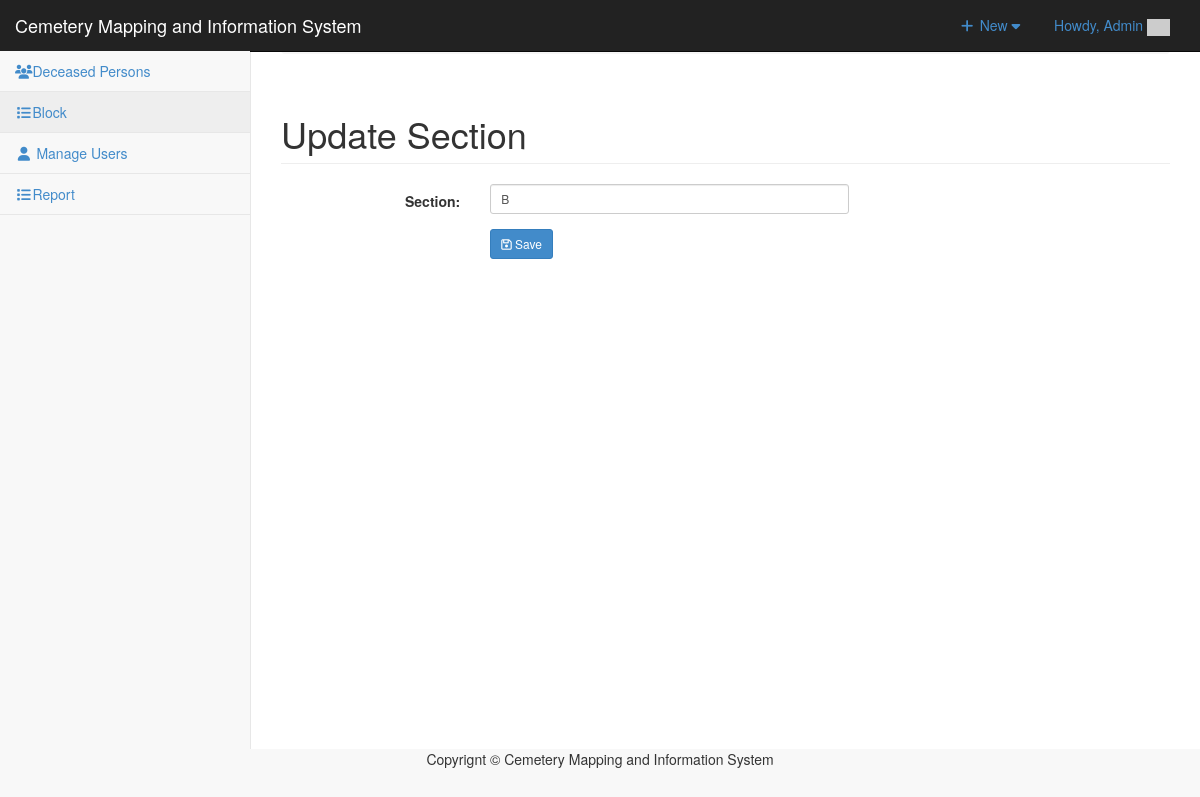
Before: /admin/category/index.php?view=edit&id=10 (signed in) with the older database file.
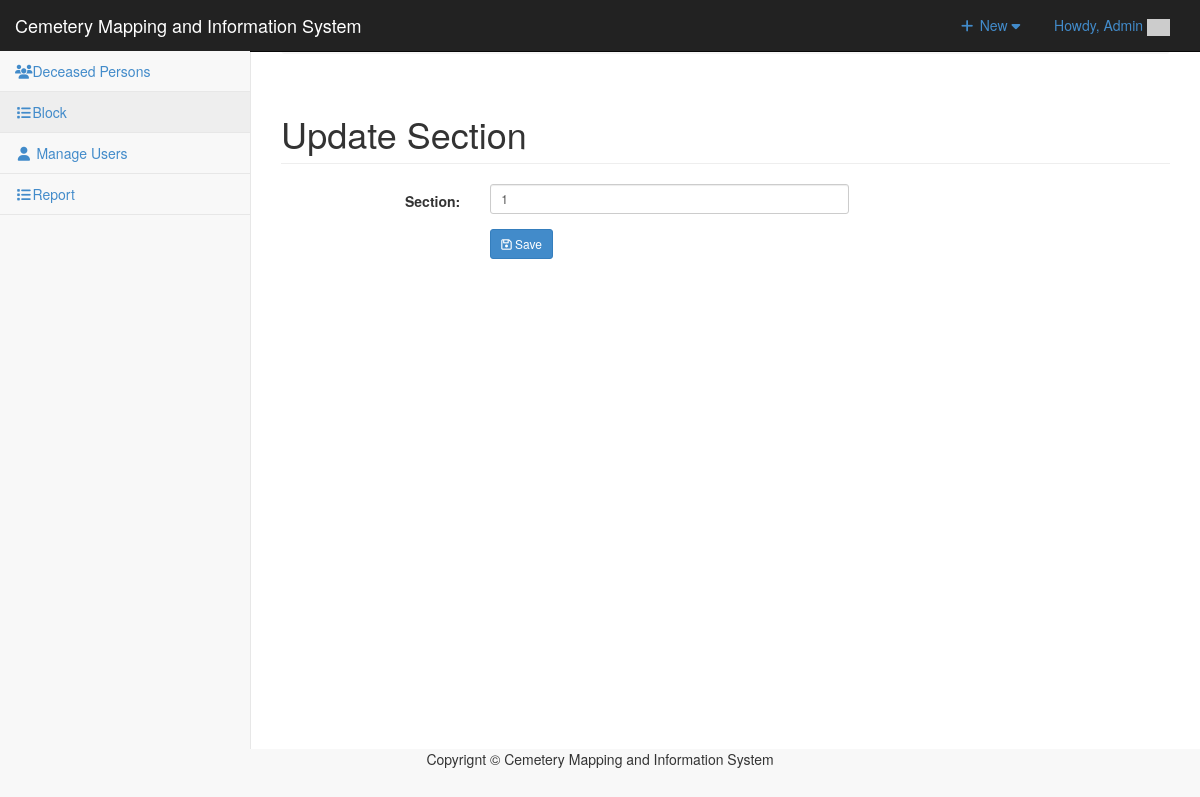
After: the same page with the newer database file.
### tables this page shows
CREATE TABLE `tblcategory` (
  `CATEGID` int(11) NOT NULL,
  `CATEGORIES` varchar(255) NOT NULL,
  `USERID` int(11) NOT NULL
);

### admin/category/index.php (called while the page is built, shortened)
<?php
require_once ("../theme/templates.php");
?>

### include/database.php (called while the page is built, shortened)
<?php
class Database {
	var $sql_string = '';
	private $conn;
	public function open_connection() {
		$this->conn = mysqli_connect(server,user,pass);
		if(!$this->conn){
			echo "Problem in database connection! Contact administrator!";
			exit();
		}else{
			$db_select = mysqli_select_db($this->conn,database_name);
		}
	}
	function setQuery($sql='') {
		$this->sql_string=$sql;
	}
	function executeQuery() {
		$result = mysqli_query($this->conn,$this->sql_string);
		return $result;
	}
	private function confirm_query($result) {
		return $result;
	}
	function loadSingleResult() {
		$cur = $this->executeQuery();
		while ($row = mysqli_fetch_object($cur)) {
		return $data = $row;
		}
	}
}
$mydb = new Database();
?>

### include/categories.php (called while the page is built, shortened)
<?php
require_once(LIB_PATH.DS.'database.php');
class Category {
	protected static  $tblname = "tblcategory";
	function single_category($id=""){
			global $mydb;
			$mydb->setQuery("SELECT * FROM ".self::$tblname."
				Where CATEGID= '{$id}' LIMIT 1");
			$cur = $mydb->loadSingleResult();
			return $cur;
	}
}
?>

### admin/category/edit.php (the view, shortened to what this page needs)
<?php
  $categoryid = $_GET['id'];
  $category = New Category();
  $singlecategory = $category->single_category($categoryid);
?>
 <form class="form-horizontal span6" action="controller.php?action=edit" method="POST">
              <div class="row">
         <div class="col-lg-12">
            <h1 class="page-header">Update Section</h1>
          </div>
       </div>
                  <div class="form-group">
                    <div class="col-md-8">
                      <label class="col-md-4 control-label" for="CATEGORY">Section:</label>
                      <div class="col-md-8">
                         <input class="form-control input-sm" id="CATEGORY" name="CATEGORY" placeholder=
                            "Section" type="text" value="<?php echo $singlecategory->CATEGORIES; ?>">
                      </div>
                    </div>
                  </div>
             <div class="form-group">
                    <div class="col-md-8">
                      <label class="col-md-4 control-label" for=
                      "idno"></label>
                      <div class="col-md-8">
                      <button class="btn btn-primary btn-sm" name="save" type="submit" ><span class="fa fa-save fw-fa"></span> Save</button>
                      </div>
                    </div>
                  </div>
        <div class="form-group">
                <div class="rows">
                  <div class="col-md-6">
                    <label class="col-md-6 control-label" for=
                    "otherperson"></label>
                    <div class="col-md-6">
                    </div>
                  </div>
                  <div class="col-md-6" align="right">
                   </div>
              </div>
              </div>
        </form>

Changed rows visible on the page:
changed tblcategory: CATEGORY "B" → "1"
